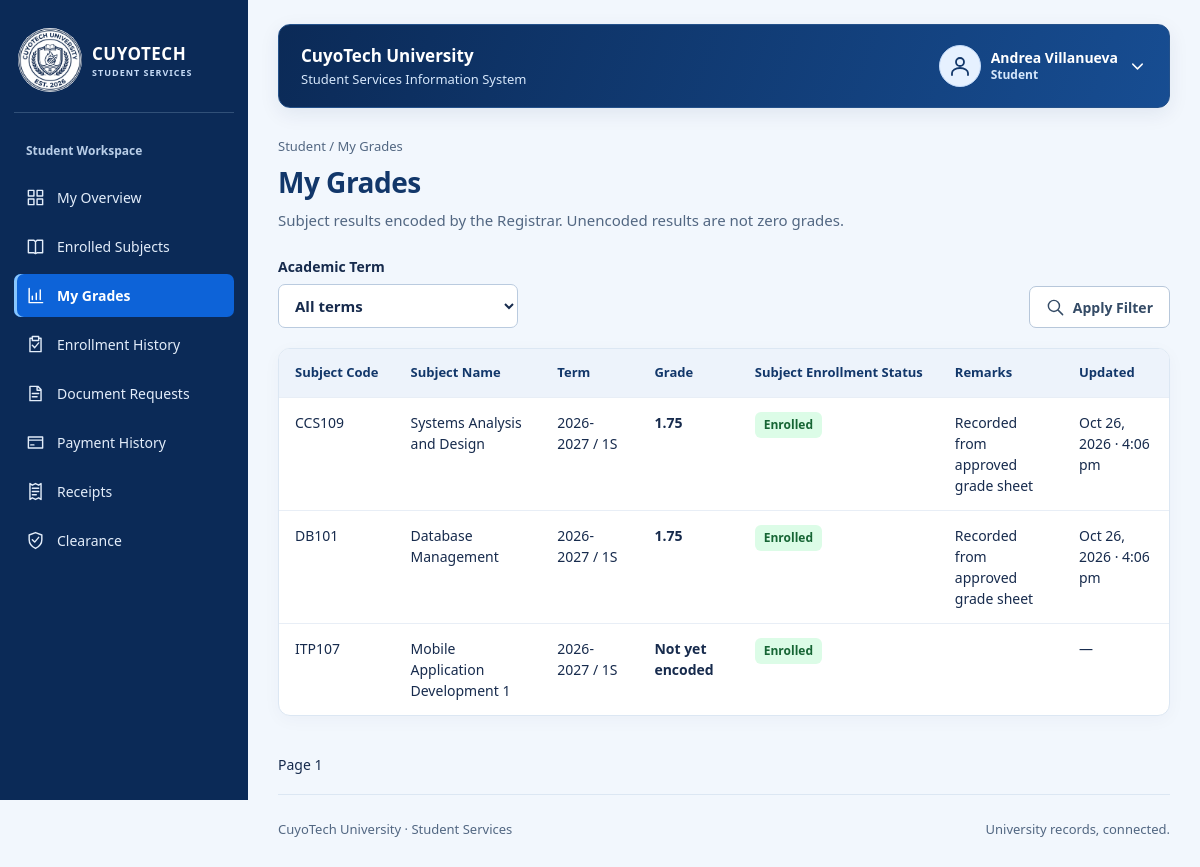
/student/grades.php (signed in), run on the app's committed database.
### tables this page shows
CREATE TABLE IF NOT EXISTS students (
    student_id INT AUTO_INCREMENT PRIMARY KEY,
    account_id INT NOT NULL UNIQUE,
    department_id INT NOT NULL,
    student_number VARCHAR(30) NOT NULL UNIQUE,
    first_name VARCHAR(200) NOT NULL,
    last_name VARCHAR(200) NOT NULL,
    academic_status VARCHAR(20) NOT NULL DEFAULT 'ACTIVE',
    FOREIGN KEY (account_id) REFERENCES accounts(account_id),
    FOREIGN KEY (department_id) REFERENCES departments(department_id)
);

CREATE TABLE IF NOT EXISTS accounts (
    account_id INT AUTO_INCREMENT PRIMARY KEY,
    email VARCHAR(254) NOT NULL UNIQUE,
    password_hash VARCHAR(255) NOT NULL,
    account_role VARCHAR(10) NOT NULL,
    is_active BOOLEAN NOT NULL DEFAULT TRUE,
    created_at DATETIME NOT NULL DEFAULT CURRENT_TIMESTAMP,
    updated_at DATETIME NOT NULL DEFAULT CURRENT_TIMESTAMP ON UPDATE CURRENT_TIMESTAMP
);

CREATE TABLE IF NOT EXISTS subjects (
    subject_id INT AUTO_INCREMENT PRIMARY KEY,
    subject_code VARCHAR(30) NOT NULL UNIQUE,
    subject_title VARCHAR(180) NOT NULL,
    units DECIMAL(4,2) NOT NULL
);

CREATE TABLE IF NOT EXISTS academic_terms (
    term_id INT AUTO_INCREMENT PRIMARY KEY,
    academic_year VARCHAR(9) NOT NULL,
    term_code VARCHAR(20) NOT NULL,
    starts_on DATE NOT NULL,
    ends_on DATE NOT NULL,
    UNIQUE (academic_year, term_code)
);

CREATE TABLE IF NOT EXISTS grades (
    enrollment_subject_id INT PRIMARY KEY,
    grade_value VARCHAR(12) NOT NULL,
    remarks VARCHAR(500) NULL,
    encoded_by_staff_id INT NOT NULL,
    encoded_at DATETIME NOT NULL DEFAULT CURRENT_TIMESTAMP,
    updated_by_staff_id INT NOT NULL,
    updated_at DATETIME NOT NULL DEFAULT CURRENT_TIMESTAMP ON UPDATE CURRENT_TIMESTAMP,
    FOREIGN KEY (enrollment_subject_id) REFERENCES enrollment_subjects(enrollment_subject_id),
    FOREIGN KEY (encoded_by_staff_id) REFERENCES staff_users(staff_id),
    FOREIGN KEY (updated_by_staff_id) REFERENCES staff_users(staff_id)
);

CREATE TABLE IF NOT EXISTS enrollment_subjects (
    enrollment_subject_id INT AUTO_INCREMENT PRIMARY KEY,
    enrollment_id INT NOT NULL,
    subject_id INT NOT NULL,
    subject_status VARCHAR(20) NOT NULL DEFAULT 'ENROLLED',
    UNIQUE (enrollment_id, subject_id),
    FOREIGN KEY (enrollment_id) REFERENCES enrollments(enrollment_id),
    FOREIGN KEY (subject_id) REFERENCES subjects(subject_id)
);

### config/database.php (called while the page is built)
<?php
function config(): array
{
    return [
        'host' => '127.0.0.1',
        'port' => '3306',
        'database' => 'cuyotech_ssis_db',
        'username' => 'root',
        'password' => '',
        'base_url' => '/CuyoTech-SSIS',
        'campus_image' => '',
        'grade_values' => [],
    ];
}
function db(): PDO
{
    static $pdo;
    if (!$pdo) {
        $c = config();
        $pdo = new PDO(
            "mysql:host={$c['host']};port={$c['port']};dbname={$c['database']}",
            $c['username'],
            $c['password'],
            [
                PDO::ATTR_ERRMODE => PDO::ERRMODE_EXCEPTION,
                PDO::ATTR_DEFAULT_FETCH_MODE => PDO::FETCH_ASSOC,
                PDO::ATTR_EMULATE_PREPARES => false,
            ]
        );
        $pdo->exec("SET time_zone = '+00:00'");
    }
    return $pdo;
}

### includes/auth.php (called while the page is built, shortened)
<?php
require_once __DIR__ . '/functions.php';
function current_user(): ?array
{
    $user = one('SELECT a.account_id, a.email, a.account_role, a.is_active,
        COALESCE(s.first_name,f.first_name) AS first_name,COALESCE(s.last_name,f.last_name) AS last_name,
        s.student_id, s.department_id AS student_department_id, TRIM(CONCAT(s.first_name,CHAR(32),s.last_name)) AS student_name,
        f.staff_id, TRIM(CONCAT(f.first_name,CHAR(32),f.last_name)) AS staff_name, f.staff_role, f.access_scope, f.department_id
        FROM accounts a LEFT JOIN students s ON s.account_id=a.account_id
        LEFT JOIN staff_users f ON f.account_id=a.account_id WHERE a.account_id=?', [$_SESSION['account_id']]);
    $user['role'] = $user['account_role'] === 'STUDENT' ? 'STUDENT' : $user['staff_role'];
    $user['full_name'] = $user['student_name'] ?: $user['staff_name'];
    return $user;
}
function require_role(string ...$allowed): array
{
    $user = current_user();
    return $user;
}
function portal(array $user): string
{
    return strtolower($user['role']);
}

### student/grades.php (the view, shortened to what this page needs)
<?php
require_once __DIR__ . '/../includes/auth.php';
$user = require_role('STUDENT');
$params = [$user['student_id']];
$filter = '';
$list = rows('SELECT b.subject_code,b.subject_title,t.academic_year,t.term_code,g.grade_value,g.remarks,g.updated_at,es.subject_status FROM enrollments e JOIN enrollment_subjects es ON es.enrollment_id=e.enrollment_id JOIN subjects b ON b.subject_id=es.subject_id JOIN academic_terms t ON t.term_id=e.term_id LEFT JOIN grades g ON g.enrollment_subject_id=es.enrollment_subject_id WHERE e.student_id=?' . $filter . ' ORDER BY t.starts_on DESC,b.subject_code' . page_limit(), $params);
$title = 'My Grades';
$subtitle = 'Subject results encoded by the Registrar. Unencoded results are not zero grades.';
require __DIR__ . '/../includes/header.php';
?>
<form class="toolbar" method="get">
    <label>Academic Term<select name="term_id">
            <option value="">All terms</option>
        </select>
    </label>
    <div class="toolbar-actions">
        <button type="submit" class="secondary"><?= icon('search') ?> Apply Filter</button>
    </div>
</form>
<section class="panel flush">
    <div class="table-wrap">
        <table>
            <thead>
                <tr>
                    <th>Subject Code</th>
                    <th>Subject Name</th>
                    <th>Term</th>
                    <th>Grade</th>
                    <th>Subject Enrollment Status</th>
                    <th>Remarks</th>
                    <th>Updated</th>
                </tr>
            </thead>
            <tbody>
                <?php foreach ($list as $row): ?>
                    <tr>
                        <td>
                            <?= e($row['subject_code']) ?>
                        </td>
                        <td><?= e($row['subject_title']) ?>
                        </td>
                        <td>
                            <?= e($row['academic_year'] . ' / ' . $row['term_code']) ?>
                        </td>
                        <td>
                            <strong>
                                <?= e($row['grade_value'] ?? 'Not yet encoded') ?>
                            </strong>
                        </td>
                        <td><?= badge($row['subject_status']) ?></td>
                        <td>
                            <?= e($row['remarks']) ?>
                        </td>
                        <td>
                            <?= e(date_label($row['updated_at'])) ?>
                        </td>
                    </tr>
                <?php endforeach; ?>
            </tbody>
        </table>
    </div>
</section>
<?php pagination(); ?>
<?php require __DIR__ . '/../includes/footer.php'; ?>

### includes/header.php (shortened to what this page needs)
<!doctype html>
<html lang="en">
<head>
    <link rel="stylesheet" href="<?= e(url('assets/css/app.css')) ?>">
</head>
<body class="portal-layout">
    <header class="topbar">
        <div class="workspace-name">CuyoTech University<small>Student Services Information System</small></div>
        <button type="button" class="menu-toggle" aria-controls="portal-nav" aria-expanded="false"><?= icon('menu') ?> Menu</button>
        <details class="profile-menu">
            <summary aria-label="Open account menu">
                <span class="avatar"><?= icon('profile') ?></span>
                <span class="profile-identity"><strong><?= e($user['full_name']) ?></strong><small><?= e(ui_label($user['role'])) ?></small></span>
                <?= icon('chevron') ?>
            </summary>
        </details>
    </header>
    <div class="shell">
        <?php require __DIR__ . '/sidebar.php'; ?>
        <main class="content" id="main" tabindex="-1">
            <div class="eyebrow">
                <?= e(ui_label($user['role'])) ?> / <?= e(ucwords($title)) ?>
            </div>
            <div class="page-heading">
                <div>
                    <h1>
                        <?= e(ucwords($title)) ?>
                    </h1>
                    <?php if (!empty($subtitle)): ?><p><?= e($subtitle) ?></p><?php endif; ?>
                </div>
            </div>

### includes/functions.php (shortened to what this page needs)
<?php
require_once __DIR__ . '/../config/database.php';
function e($value): string
{
    return htmlspecialchars((string) ($value ?? ''), ENT_QUOTES | ENT_SUBSTITUTE, 'UTF-8');
}
function url(string $path): string
{
    return config()['base_url'] . '/' . ltrim($path, '/');
}
function query(string $sql, array $params = []): PDOStatement
{
    $stmt = db()->prepare($sql);
    $stmt->execute($params);
    return $stmt;
}
function rows(string $sql, array $params = []): array
{
    return query($sql, $params)->fetchAll();
}
function one(string $sql, array $params = []): ?array
{
    return query($sql, $params)->fetch() ?: null;
}
function input(string $name, string $default = ''): string
{
    $value = $_POST[$name] ?? $_GET[$name] ?? $default;
    return is_string($value) ? trim($value) : $default;
}
function date_label(?string $value): string
{
    return $value ? (new DateTimeImmutable($value, new DateTimeZone('UTC')))->setTimezone(new DateTimeZone('Asia/Manila'))->format('M j, Y · g:i a') : '—';
}
function badge(string $value): string
{
    return '<span class="badge ' . e(strtolower($value)) . '">' . e(ui_label($value)) . '</span>';
}
function page_limit(): string
{
    $page = max(1, min(100000, (int) input('page', '1')));
    return ' LIMIT 21 OFFSET ' . (($page - 1) * 20);
}
function pagination(): void
{
    $page = max(1, (int) input('page', '1'));
    echo '<nav class="pagination" aria-label="Pagination">';
    echo '<span>Page ' . e($page) . '</span>
</nav>';
}
function icon(string $name): string
{
    $aliases = ['accounts' => 'users', 'students' => 'student', 'departments' => 'building', 'courses' => 'graduation', 'subjects' => 'book', 'enrollments' => 'enrollment', 'terms' => 'calendar', 'grades' => 'results', 'document-requests' => 'file', 'service-catalog' => 'catalog', 'receipts' => 'receipt', 'payments' => 'payment', 'clearance' => 'shield', 'clearances' => 'shield', 'clearance-status' => 'shield', 'activity-log' => 'activity'];
    $paths = [
        'enrollment' => 'M8 4H5v17h14V4h-3 M8 2h8v5H8z M8 13l3 3 5-6',
        'student' => 'M5 21v-2a7 5 0 0 1 14 0v2 M8 8v3a4 4 0 0 0 8 0V8 M3 5l9-4 9 4-9 4z M21 5v7',
        'building' => 'M4 21V3h16v18 M2 21h20 M8 7h2 M14 7h2 M8 11h2 M14 11h2 M10 21v-6h4v6',
        'graduation' => 'M2 8l10-5 10 5-10 5z M6 11v6q6 5 12 0v-6 M22 8v10',
        'results' => 'M4 3v18h17 M8 17v-4 M13 17V9 M18 17V5',
        'receipt' => 'M5 2l3 2 4-2 4 2 3-2v20l-3-2-4 2-4-2-3 2z M8 8h8 M8 12h8 M8 16h5',
        'shield' => 'M12 2l8 3v6c0 5-4 9-8 11-4-2-8-6-8-11V5z m-4 9 3 3 5-6',
        'catalog' => 'M4 3h16v18H4z M8 7h2 M13 7h3 M8 12h2 M13 12h3 M8 17h2 M13 17h3',
        'back' => 'M20 12H4 m7-7-7 7 7 7',
        'chevron' => 'm6 9 6 6 6-6',
        'dashboard' => 'M3 3h7v7H3z M14 3h7v7h-7z M3 14h7v7H3z M14 14h7v7h-7z',
        'users' => 'M16 21v-2a4 4 0 0 0-4-4H6a4 4 0 0 0-4 4v2 M9 11a4 4 0 1 0 0-8 4 4 0 0 0 0 8 M17 4a4 4 0 0 1 0 8 M22 21v-2a4 4 0 0 0-3-4',
        'book' => 'M3 4h7l2 2 2-2h7v16h-7l-2 1-2-1H3z M12 6v15',
        'calendar' => 'M4 5h16v16H4z M8 2v6 M16 2v6 M4 11h16',
        'file' => 'M5 3h10l4 4v14H5z M14 3v5h5 M8 12h8 M8 16h6',
        'check' => 'm4 12 5 5L20 6',
        'close' => 'm6 6 12 12 M18 6 6 18',
        'payment' => 'M3 5h18v14H3z M3 9h18 M6 15h4',
        'activity' => 'M3 12h4l3-8 4 16 3-8h4',
        'profile' => 'M12 12a4 4 0 1 0 0-8 4 4 0 0 0 0 8 M4 21v-2a8 5 0 0 1 16 0v2',
        'search' => 'M10 17a7 7 0 1 0 0-14 7 7 0 0 0 0 14 m5-2 6 6',
        'add' => 'M12 4v16 M4 12h16',
        'edit' => 'm4 15 12-12 5 5L9 20H4z M14 5l5 5',
        'eye' => 'M2 12s4-7 10-7 10 7 10 7-4 7-10 7S2 12 2 12 M12 15a3 3 0 1 0 0-6 3 3 0 0 0 0 6',
        'logout' => 'M9 4H3v16h6 M9 12h12 m-5-5 5 5-5 5',
        'print' => 'M6 9V3h12v6 M6 17H3V9h18v8h-3 M6 14h12v7H6z',
        'menu' => 'M3 6h18 M3 12h18 M3 18h18',
        'delete' => 'M3 6h18 M9 6V3h6v3 M5 6l1 15h12l1-15 M10 10v7 M14 10v7',
    ];
    $name = $aliases[$name] ?? $name;
    $path = $paths[$name] ?? $paths['file'];
    return '<svg class="icon" viewBox="0 0 24 24" fill="none" stroke="currentColor" stroke-width="1.8" stroke-linecap="round" stroke-linejoin="round" aria-hidden="true" focusable="false"><path d="' . $path . '"/></svg>';
}
function ui_label(string $value): string
{
    $labels = ['ADMIN' => 'Administrator', 'DEPARTMENT' => 'Department Staff', 'UNIVERSITY' => 'University-wide'];
    return $labels[$value] ?? ucwords(strtolower(str_replace('_', ' ', $value)));
}
?>

### includes/sidebar.php
<?php
$menus = [
    'ADMIN' => ['dashboard' => 'Overview', 'accounts' => 'User accounts', 'service-catalog' => 'Service catalog', 'departments' => 'Departments', 'courses' => 'Courses', 'subjects' => 'Subjects', 'terms' => 'Academic terms', 'activity-log' => 'Request activity'],
    'STUDENT' => ['dashboard' => 'My overview', 'subjects' => 'Enrolled subjects', 'grades' => 'My grades', 'enrollments' => 'Enrollment history', 'document-requests' => 'Document requests', 'payments' => 'Payment history', 'receipts' => 'Receipts', 'clearance' => 'Clearance'],
    'REGISTRAR' => ['dashboard' => 'Registrar desk', 'enrollments' => 'Enrollments', 'grades' => 'Grade records', 'document-requests' => 'Document requests', 'clearance-status' => 'Clearance status'],
    'CASHIER' => ['dashboard' => 'Cashier desk', 'payments' => 'Payment verification', 'receipts' => 'Issued receipts'],
    'DEPARTMENT' => ['dashboard' => 'Department desk', 'clearances' => 'Clearance processing', 'students' => 'Department students'],
];
$page = basename($_SERVER['SCRIPT_NAME'], '.php');
$parentPages = [
    'account-create' => 'accounts',
    'account-edit' => 'accounts',
    'account-toggle' => 'accounts',
    'request-create' => 'document-requests',
    'request-details' => 'document-requests',
    'enrollment-details' => 'enrollments',
    'grade-entry' => 'grades',
    'payment-create' => 'payments',
    'payment-details' => 'payments',
    'verify-payment' => 'payments',
    'clearance-details' => 'clearances'
];
$activePage = $parentPages[$page] ?? $page;
?>
<nav class="sidebar" id="portal-nav" aria-label="Portal navigation">
    <a class="brand" href="<?= e(url(portal($user) . '/dashboard.php')) ?>">
        <span class="brand-emblem"><img class="university-logo" src="<?= e(url('assets/images/CuyoTech-Logo.png')) ?>" alt="" width="80" height="80"></span>
        <div>CUYOTECH<small>STUDENT SERVICES</small>
        </div>
    </a>
    <div class="label"><?= e(ui_label($user['role'])) ?> Workspace</div>
    <?php foreach ($menus[$user['role']] as $file => $label): ?>
        <a <?= $activePage === $file ? 'aria-current="page"' : '' ?> class="<?= $activePage === $file ? 'active' : '' ?>" href="<?= e(url(portal($user) . '/' . $file . '.php')) ?>">
            <?= icon($file) ?>
            <?= e(ucwords($label)) ?>
        </a>
    <?php endforeach; ?>
</nav>

### data on the page
students: account.account_role "Student", account.account_role "My Overview", account.account_role "Enrolled Subjects", account.account_role "My Grades", account.account_role "Enrollment History", account.account_role "Document Requests", account.account_role "Payment History", account.account_role "Receipts", account.account_role "Clearance"
subjects: subject_code "CCS109", subject_title "Systems Analysis and Design", academic_terms.academic_year+term_code "2026-2027 / 1S", grades.grade_value "1.75", enrollment_subjects.subject_status "Enrolled", grades.remarks "Recorded from approved grade sheet", grades.updated_at "Oct 26, 2026 · 4:06 pm"
subjects: subject_code "DB101", subject_title "Database Management", academic_terms.academic_year+term_code "2026-2027 / 1S", grades.grade_value "1.75", enrollment_subjects.subject_status "Enrolled", grades.remarks "Recorded from approved grade sheet", grades.updated_at "Oct 26, 2026 · 4:06 pm"
subjects: subject_code "ITP107", subject_title "Mobile Application Development 1", academic_terms.academic_year+term_code "2026-2027 / 1S", grade_value "Not yet encoded", enrollment_subjects.subject_status "Enrolled", updated_at "—"

### other printed values
$user['full_name'] "Andrea Villanueva"
$title "My Grades"
$subtitle "Subject results encoded by the Registrar. Unencoded results are not zero grades."
$page "1"
